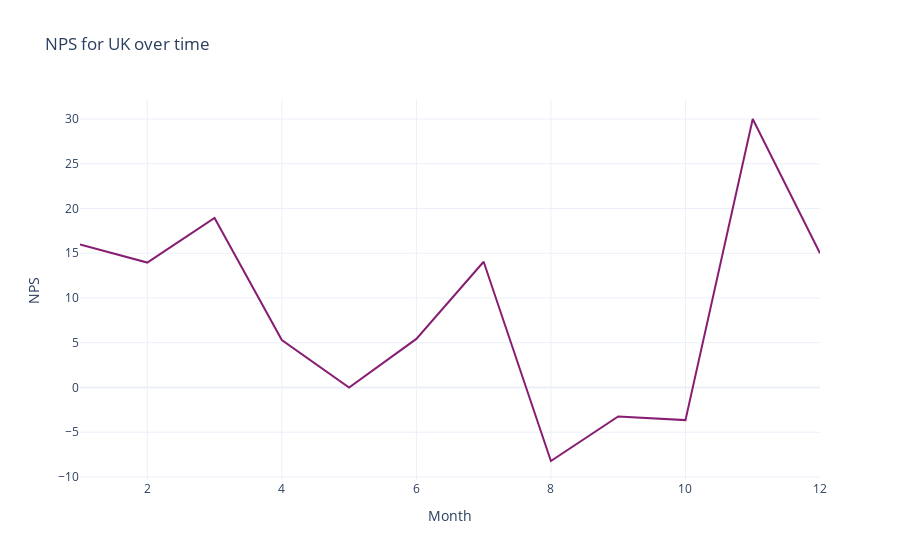

This figure's notebook cell:
### Code cell
import plotly.express as px

# Filter the data for the UK market
dfuk = df1[df1['Market'] == 'UK']

# Group by Month and NPS category, then count the occurrences
dfuk = dfuk.groupby(['Month', 'NPS category'])['ID'].count()

# Unstack the grouped data to create a DataFrame with NPS categories as columns
dfuk = dfuk.unstack()

# Calculate the total count per month
dfuk['Total'] = dfuk.sum(axis=1)

# Calculate the NPS score
dfuk['NPS score'] = (dfuk['Promoter']/dfuk['Total'] - dfuk['Detractor']/dfuk['Total']) * 100

# Drop the columns that are no longer needed
dfuk = dfuk.drop(columns=['Detractor', 'Passive', 'Promoter', 'Total'])

# Create the line plot for NPS score over time for the UK
fig2 = px.line(dfuk, template='plotly_white', title='NPS for UK over time')

# Update the layout and trace styles
fig2.update_layout(showlegend=False)
fig2.update_traces(line={'color': '#871e71'})
fig2.update_yaxes(title='NPS')

# Display the plot
fig2.show()

### Figure 1 — Plotly figure (JSON) as saved in the notebook; plotly's stock layout.template omitted (floating-point values rounded to 4 significant figures)
{"data": [{"hovertemplate": "NPS category=NPS score<br>Month=%{x}<br>value=%{y}<extra></extra>", "legendgroup": "NPS score", "line": {"color": "#871e71", "dash": "solid"}, "marker": {"symbol": "circle"}, "mode": "lines", "name": "NPS score", "orientation": "v", "showlegend": true, "type": "scatter", "x": [1, 2, 3, 4, 5, 6, 7, 8, 9, 10, 11, 12], "xaxis": "x", "y": [15.97, 13.95, 18.94, 5.303, 0, 5.426, 14.04, -8.219, -3.247, -3.65, 30, 15.0], "yaxis": "y"}], "layout": {"legend": {"title": {"text": "NPS category"}, "tracegroupgap": 0}, "showlegend": false, "title": {"text": "NPS for UK over time"}, "xaxis": {"anchor": "y", "domain": [0, 1], "title": {"text": "Month"}}, "yaxis": {"anchor": "x", "domain": [0, 1], "title": {"text": "NPS"}}}}
